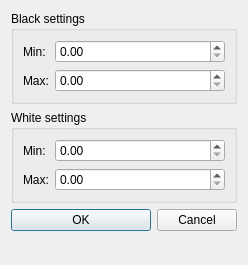
<?xml version="1.0" encoding="UTF-8"?>
<ui version="4.0">
 <class>adjustLimits</class>
 <widget class="QDialog" name="adjustLimits">
  <property name="geometry">
   <rect>
    <x>0</x>
    <y>0</y>
    <width>246</width>
    <height>265</height>
   </rect>
  </property>
  <property name="windowTitle">
   <string>Adjust Limits</string>
  </property>
  <layout class="QFormLayout" name="formLayout_3">
   <item row="0" column="0" colspan="2">
    <widget class="QGroupBox" name="groupBox">
     <property name="title">
      <string>Black settings</string>
     </property>
     <layout class="QFormLayout" name="formLayout">
      <item row="0" column="0">
       <widget class="QLabel" name="label">
        <property name="text">
         <string>Min:</string>
        </property>
       </widget>
      </item>
      <item row="2" column="0">
       <widget class="QLabel" name="label_2">
        <property name="text">
         <string>Max:</string>
        </property>
       </widget>
      </item>
      <item row="0" column="1">
       <widget class="QDoubleSpinBox" name="blackMin"/>
      </item>
      <item row="2" column="1">
       <widget class="QDoubleSpinBox" name="blackMax"/>
      </item>
     </layout>
    </widget>
   </item>
   <item row="1" column="0" colspan="2">
    <widget class="QGroupBox" name="groupBox_2">
     <property name="title">
      <string>White settings</string>
     </property>
     <layout class="QFormLayout" name="formLayout_2">
      <item row="0" column="0">
       <widget class="QLabel" name="label_3">
        <property name="text">
         <string>Min:</string>
        </property>
       </widget>
      </item>
      <item row="1" column="0">
       <widget class="QLabel" name="label_4">
        <property name="text">
         <string>Max:</string>
        </property>
       </widget>
      </item>
      <item row="1" column="1">
       <widget class="QDoubleSpinBox" name="whiteMax"/>
      </item>
      <item row="0" column="1">
       <widget class="QDoubleSpinBox" name="whiteMin"/>
      </item>
     </layout>
    </widget>
   </item>
   <item row="2" column="0">
    <widget class="QPushButton" name="okButton">
     <property name="sizePolicy">
      <sizepolicy hsizetype="Preferred" vsizetype="Fixed">
       <horstretch>0</horstretch>
       <verstretch>0</verstretch>
      </sizepolicy>
     </property>
     <property name="minimumSize">
      <size>
       <width>140</width>
       <height>0</height>
      </size>
     </property>
     <property name="text">
      <string>OK</string>
     </property>
    </widget>
   </item>
   <item row="2" column="1">
    <widget class="QPushButton" name="cancelButton">
     <property name="sizePolicy">
      <sizepolicy hsizetype="Fixed" vsizetype="Fixed">
       <horstretch>0</horstretch>
       <verstretch>0</verstretch>
      </sizepolicy>
     </property>
     <property name="text">
      <string>Cancel</string>
     </property>
    </widget>
   </item>
  </layout>
 </widget>
 <resources/>
 <connections/>
</ui>
